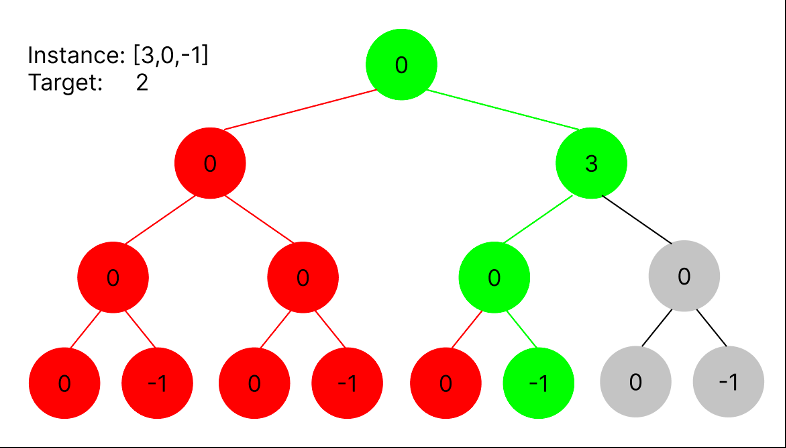
#> input picture exhaustive_tree.png, 786 x 448 px
$ python -i project4.py   (imports and definitions only)
#> lines starting #> are read from the running program, lines starting #| are printed output that depends on the picture
from main import generateInstance

# [97 lines left out: functions export_ILP, parseILP, generateBenchmark, not called in this run]

def readBenchmark(i: int):

    f = open("benchmark.txt", "r")

    instance = []
    target = 0

    readingInstance = False

    for line in f:

        if "i" in line:

            if i == int(line.split()[1]):
                target = int(line.split()[3])
                readingInstance = True
                continue

        if readingInstance:
            for e in line.split(" "):
                if e != "\n":
                    instance.append(int(e))
            f.close()
            return instance, target

    return instance, target

# [54 lines left out: functions compileGreedyILP, main, not called in this run]

# [2 lines not run here, left out]

>>> import cv2
>>> picture = cv2.imread('exhaustive_tree.png', cv2.IMREAD_GRAYSCALE)
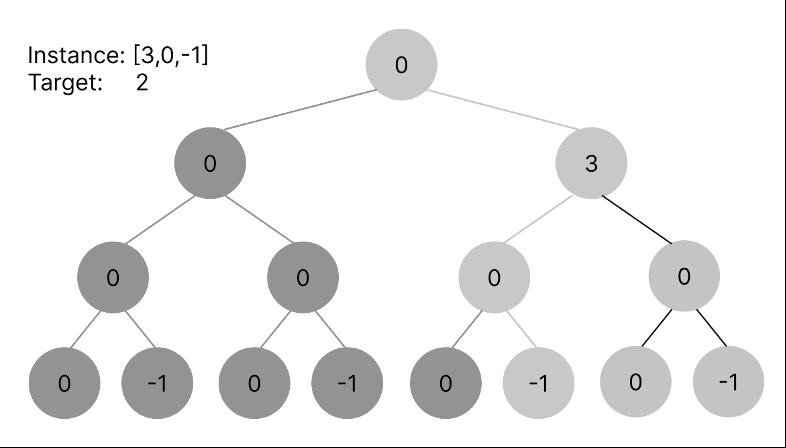
#> picture: shape (448, 786); min 0, max 255, mean 237.7
#> (the run stopped early here; a loop or call above may not have finished)
